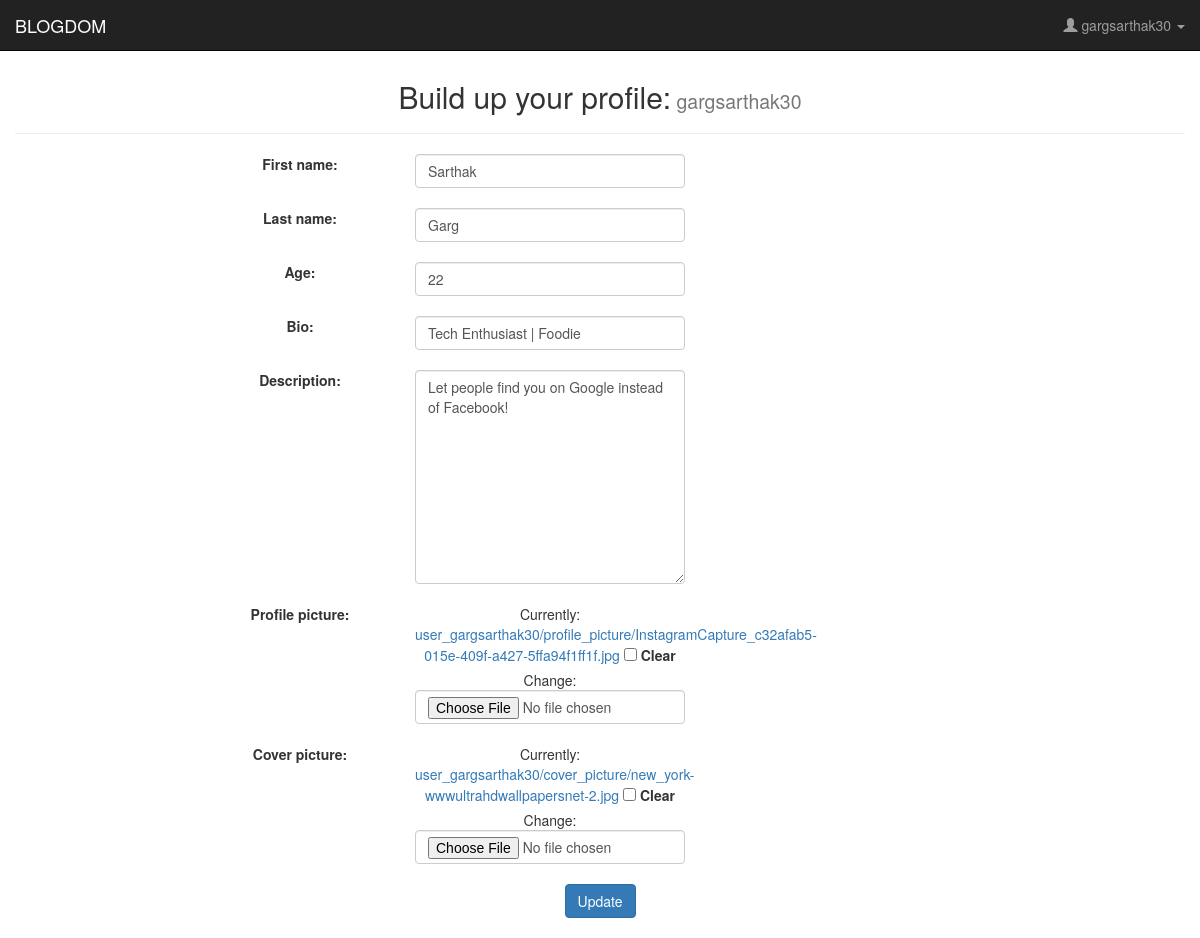
The page /blogs/profile/edit/ (signed in) on the database its author committed.
### blogs/models.py (models this page shows, shortened)
class UserBlogdom(models.Model):
    user = models.OneToOneField(User)
    first_name = models.CharField(max_length=50)
    last_name = models.CharField(max_length=50)
    age = models.PositiveSmallIntegerField(blank=True, null=True, validators=[MaxValueValidator(100)])
    bio = models.CharField(max_length=150, blank=True, null=True)
    description = models.CharField(max_length=500, blank=True, null=True)
    profile_picture = models.ImageField(blank=True, null=True, upload_to=content_profile_picture)
    cover_picture = models.ImageField(blank=True, null = True, upload_to = content_cover_picture)
    User.profile = property(lambda u: UserBlogdom.objects.get_or_create(user=u)[0])

### blogs/views.py (the view)
@login_required
def UserBlogdomUpdate(request):
    if request.method == 'POST':
        form = UserBlogdomForm(request.POST, request.FILES, instance=request.user.profile)
        if form.is_valid():
            form.save(commit=True)
            return HttpResponseRedirect(reverse('user_profile', kwargs={'pk': request.user.username}))
    else:
        user = request.user
        profile = user.profile
        form = UserBlogdomForm(instance=profile)
    args = {}
    args['form'] = form
    return render(request, 'blogs/profile_edit.html', args)

### blogs/forms.py
class UserBlogdomForm(forms.ModelForm):
    class Meta:
        model = UserBlogdom
        fields = ('first_name', 'last_name', 'age', 'bio', 'description', 'profile_picture', 'cover_picture')
        widgets = {'description': forms.Textarea}

### user_account/templatetags/formcontrol.py (called while the page is built)
@register.filter(name = 'addcss')
def addcss(field, css):
    return field.as_widget(attrs={"class":css})

### blogs/templates/blogs/profile_edit.html (shortened to what this page needs)
{% extends 'blogs/base.html' %}
{% block content %}
{% load formcontrol %}
<br/>
<div class = "container-fluid">
<center>
<h2>Build up your profile:<small>&nbsp;{{request.user.username}}</small></h2><hr/>
    <form action = "{% url 'user_profile_edit' %}" method = "post" enctype="multipart/form-data">
    {% for field in form %}
<div class = "row">
    <div class = "form-group">
    <div class = "col-md-2"></div>
    <div class = "col-md-2">
        <label>{{field.label_tag}}</label>
    </div>
    <div class = "col-md-3">
        {{field|addcss:"form-control"}}<br/>
    </div>
<div class = "col-md-3">
</div>
        <div class = "col-md-2"></div>
    </div>
    </div>
{% endfor %}
    <center>
<input class = "btn btn-primary" type="submit" value="Update" /><br/><br/>
</center>
</form>
</center>
    </div>
    {% endblock %}

### blogs/templates/blogs/base.html (shortened to what this page needs)
<!DOCTYPE html>
<html lang="en">
<head>
    {% load static %}
    <link rel="stylesheet" href="https://maxcdn.bootstrapcdn.com/bootstrap/3.3.6/css/bootstrap.min.css">
</head>
<body>
<nav class="navbar navbar-inverse navbar-fixed-top ">
  <div class="container-fluid">
    <div class="navbar-header">
        <a class="navbar-brand" href="{% url 'index' %}">BLOGDOM</a>
    </div>
    <div class="collapse navbar-collapse" id="bs-example-navbar-collapse-1">
        <ul class="nav navbar-nav navbar-right">
            {% if not request.user.is_anonymous %}
            <li class = "dropdown">
                <a class="dropdown-toggle" data-toggle="dropdown" role="button" aria-haspopup="true" aria-expanded="false" href = "#" >
                    <span class="glyphicon glyphicon-user">
                    </span>&nbsp;{{request.user}}
                <span class="caret"></span></a>
            </li>
            {% endif %}
        </ul>
  </div>
  </div>
</nav>
<br/>
<br/>
{% block content %}
{% endblock %}
</body>
</html>

### blogs/templates/blogs/base.html (style rules this page uses)
body { background-color: #ffffff; }

### rows shown on the page
UserBlogdom: form "Sarthak" "Garg" "22" "Tech Enthusiast | Foodie" "Let people find you on Google instead of Facebook!"

### other values the page prints
{{ request.user }} "gargsarthak30"
{{ request.user.username }} "gargsarthak30"
{{ field.label_tag }} "First name:" "Last name:" "Age:" "Bio:" "Description:" "Profile picture:" "Cover picture:"
